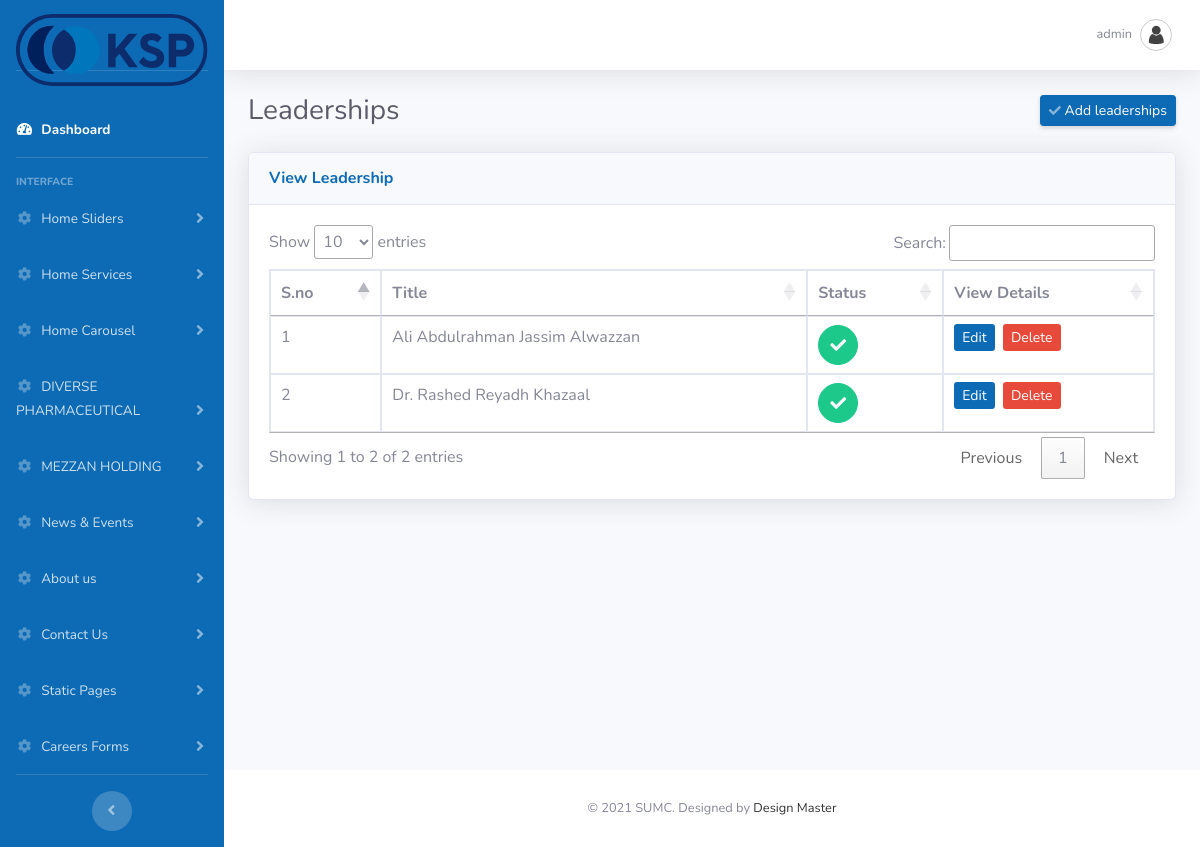
Page /admin/laedershipslist.php (signed in) on the committed database.
### tables this page shows
CREATE TABLE `sumc_adminuser` (
  `id` int(11) NOT NULL,
  `username` varchar(225) NOT NULL,
  `password` varchar(225) NOT NULL,
  `email` varchar(225) NOT NULL,
  `status` int(11) NOT NULL,
  `date` datetime NOT NULL
);

CREATE TABLE `sumc_leaderships` (
  `id` int(11) NOT NULL,
  `title` text NOT NULL,
  `designation` varchar(200) NOT NULL,
  `image` varchar(200) NOT NULL,
  `content` text NOT NULL,
  `status` tinyint(4) NOT NULL,
  `created_date` date NOT NULL
);

### admin/laedershipslist.php (the view, shortened to what this page needs)
<?php
include_once("connection.php");
?>
<!DOCTYPE html>
<html lang="en">
<head>
  <link href="vendor/fontawesome-free/css/all.min.css" rel="stylesheet" type="text/css">
  <link href="css/admin.css" rel="stylesheet">
</head>
<body id="page-top">
  <div id="wrapper">
    <?php
	include_once('header.php');
	?>
        <div class="container-fluid">
          <div class="d-sm-flex align-items-center justify-content-between mb-4">
            <h1 class="h3 mb-0 text-gray-800">Leaderships</h1>
            <a href="edit_leaderships.php" class="d-none d-sm-inline-block btn btn-sm btn-primary shadow-sm"><i class="fas fa-check fa-sm text-white-50"></i> Add leaderships</a>
          </div>
          <div class="row">
            <div class="col-lg-12 mb-12">
              <div class="card shadow mb-8">
                <div class="card-header py-3">
                  <h6 class="m-0 font-weight-bold text-primary">View Leadership</h6>
                </div>
                <div class="card-body">
                  <div class="table-responsive">
                    <table class="table table-bordered" id="example" width="100%" cellspacing="0">
                      <thead>
                        <tr>
                          <th>S.no</th>
                          <th>Title</th>
                          <th>Status</th>
                          <th>View Details</th>
                        </tr>
                      </thead>
                      <tbody>
					  <?php
					  $project_features_sql = mysqli_query($connection,"select * from  sumc_leaderships order by id desc ");
					  if(mysqli_num_rows($project_features_sql) > 0) {
						  $i = 1;
						  while($project_features_result = mysqli_fetch_array($project_features_sql)) {
							  $id = $project_features_result['id'];
							  if($project_features_result['status'] == '1'){
									$status = '0';
									} else {
										$status = '1';
									}
							  ?>
							  <tr>
							  <td><?php echo $i; ?></td>
							  <td><?php echo $project_features_result['title']; ?></td>
							  <td><a class="btn btn-success btn-circle" href="#" id="status_<?php echo $project_features_result['id'] ?>&status=<?php echo $status ?>">
							  <?php if($project_features_result['status']=='0'){ ?>
											<i style="color:white !important" class="fas fa-times"></i>
										<?php } else { ?>
											<i class="fa fa-check"></i>
										<?php } ?>
										</a>
							  </td>
                                                          <td><a href="edit_leaderships.php?id=<?php echo $id; ?>" class="btn-sm btn-primary">Edit</a>&nbsp;
							  <a href="#" id="delete_<?php echo $id; ?>" class="btn-sm btn-danger">Delete</a></td>
							</tr>
							  <?php
							  $i++;
						  }
					  }
					  ?>
                      </tbody>
                    </table>
                  </div>
                </div>
              </div>
            </div>
          </div>
        </div>
      </div>
<?php
include_once('footer.php');
?>
 <link href="https://cdn.datatables.net/1.10.20/css/jquery.dataTables.min.css" rel="stylesheet" type="text/css" media="all" />
<link href="https://cdn.datatables.net/select/1.3.1/css/select.dataTables.min.css" rel="stylesheet" type="text/css" media="all" />

### admin/header.php (shortened to what this page needs)
<?php
include_once("connection.php");
	if(isset($_SESSION['SESS_MEMBER_ID'])) {
	$loginid = $_SESSION['SESS_MEMBER_ID'];
	$user_query = mysqli_query($connection,"SELECT * from sumc_adminuser where id=$loginid");
	$user_res = mysqli_fetch_array($user_query);
	}
	else {
		header("Location:index.php");
	}
?>
    <link rel="stylesheet" type="text/css" href="https://cdnjs.cloudflare.com/ajax/libs/bootstrap-datepicker/1.5.0/css/bootstrap-datepicker.standalone.css" />
    <link rel="stylesheet" type="text/css" href="js/jquery.timepicker.css" />
    <link rel="stylesheet" type="text/css" href="js/jquery.ptTimeSelect.css" />
    <link rel="stylesheet" href="https://ajax.googleapis.com/ajax/libs/jqueryui/1.7.2/themes/ui-lightness/jquery-ui.css" type="text/css" media="all" />
<ul class="navbar-nav bg-gradient-secondary sidebar sidebar-dark accordion" id="accordionSidebar">
      <a class="sidebar-brand d-flex align-items-center justify-content-center" href="dashboard.php">
       <div class="sidebar-brand-text" style="padding-top:30px;">
           <img src="../images/kspic-logo.svg" height="150%" width="100%" />
	   </div>
     </a>
     <li class="nav-item active">
      <a class="nav-link" href="dashboard.php">
        <i class="fas fa-fw fa-tachometer-alt"></i>
        <span>Dashboard</span></a>
      </li>
      <hr class="sidebar-divider">
      <div class="sidebar-heading">
        Interface
      </div>
      <li class="nav-item">
        <a class="nav-link collapsed" href="#" data-toggle="collapse" data-target="#collapseOne" aria-expanded="true" aria-controls="collapseOne">
          <i class="fas fa-fw fa-cog"></i>
          <span>Home Sliders</span>
        </a>
      </li>
	  <li class="nav-item">
        <a class="nav-link collapsed" href="#" data-toggle="collapse" data-target="#collapseTwo" aria-expanded="true" aria-controls="collapseTwo">
          <i class="fas fa-fw fa-cog"></i>
          <span>Home Services</span>
        </a>
      </li>
      <li class="nav-item">
        <a class="nav-link collapsed" href="#" data-toggle="collapse" data-target="#collapseThree" aria-expanded="true" aria-controls="collapseThree">
          <i class="fas fa-fw fa-cog"></i>
          <span>Home Carousel</span>
        </a>
      </li>
<li class="nav-item">
        <a class="nav-link collapsed" href="#" data-toggle="collapse" data-target="#collapseNine" aria-expanded="true" aria-controls="collapseFour">
          <i class="fas fa-fw fa-cog"></i>
          <span>DIVERSE PHARMACEUTICAL</span>
        </a>
      </li>
      <li class="nav-item">
        <a class="nav-link collapsed" href="#" data-toggle="collapse" data-target="#collapseTen" aria-expanded="true" aria-controls="collapseten">
          <i class="fas fa-fw fa-cog"></i>
          <span>MEZZAN HOLDING</span>
        </a>
      </li>
<li class="nav-item">
        <a class="nav-link collapsed" href="#" data-toggle="collapse" data-target="#collapseFour" aria-expanded="true" aria-controls="collapseFour">
          <i class="fas fa-fw fa-cog"></i>
          <span>News & Events</span>
        </a>
      </li>
<li class="nav-item">
        <a class="nav-link collapsed" href="#" data-toggle="collapse" data-target="#collapseFive" aria-expanded="true" aria-controls="collapseFive">
          <i class="fas fa-fw fa-cog"></i>
          <span>About us</span>
        </a>
      </li>
<li class="nav-item">
        <a class="nav-link collapsed" href="#" data-toggle="collapse" data-target="#collapseEight" aria-expanded="true" aria-controls="collapseEight">
          <i class="fas fa-fw fa-cog"></i>
          <span>Contact Us</span>
        </a>
      </li>
<li class="nav-item">
        <a class="nav-link collapsed" href="#" data-toggle="collapse" data-target="#collapseSix" aria-expanded="true" aria-controls="collapseSix">
          <i class="fas fa-fw fa-cog"></i>
          <span>Static Pages</span>
        </a>
      </li>
<li class="nav-item">
        <a class="nav-link collapsed" href="#" data-toggle="collapse" data-target="#collapseSeven" aria-expanded="true" aria-controls="collapseSeven">
          <i class="fas fa-fw fa-cog"></i>
          <span>Careers Forms</span>
        </a>
      </li>
          <hr class="sidebar-divider d-none d-md-block">
          <div class="text-center d-none d-md-inline">
            <button class="rounded-circle border-0" id="sidebarToggle"></button>
          </div>
        </ul>
        <div id="content-wrapper" class="d-flex flex-column">
          <div id="content">
            <nav class="navbar navbar-expand navbar-light bg-white topbar mb-4 static-top shadow">
          <ul class="navbar-nav ml-auto">
            <li class="nav-item dropdown no-arrow">
              <a class="nav-link dropdown-toggle" href="#" id="userDropdown" role="button" data-toggle="dropdown" aria-haspopup="true" aria-expanded="false">
                <span class="mr-2 d-none d-lg-inline text-gray-600 small"><?php echo $user_res['username']; ?></span>
                <img class="img-profile rounded-circle" src="img/user.png">
              </a>
            </li>
          </ul>
        </nav>

### rows in the picture
sumc_adminuser: username "admin"
sumc_leaderships: title "Ali Abdulrahman Jassim Alwazzan", status 1 (drawn)
sumc_leaderships: title "Dr. Rashed Reyadh Khazaal", status 1 (drawn)
